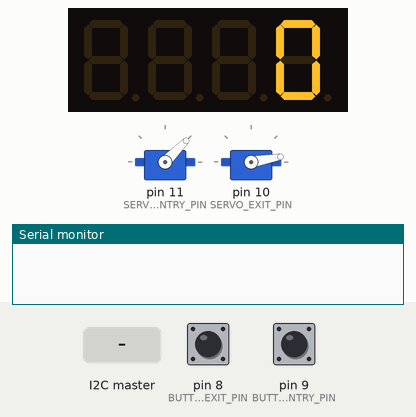
The program below on a simulated Arduino Micro, built with avr-gcc and run on an emulated ATmega32U4. Shown: 4-digit seven-segment display, 2 × servo, the last lines printed to the serial monitor. The test bench sets the inputs (shaded band); at power-on: pin 8 (BUTTON_EXIT_PIN) HIGH, pin 9 (BUTTON_ENTRY_PIN) HIGH.

Above: at 1.2 s.
1.3 s: the I2C master sends the byte 0
At 2.3 s:
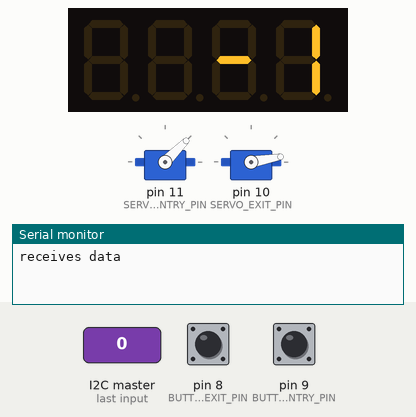
2.8 s: pin 8 (BUTTON_EXIT_PIN) pulled LOW for 0.15 s
At 4.0 s:
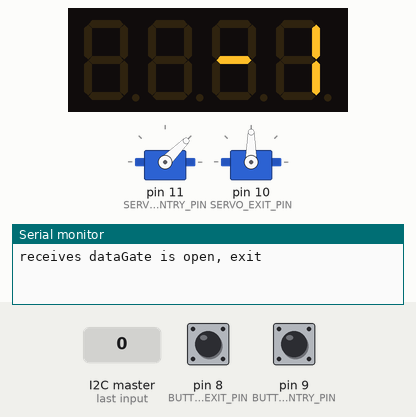
4.4 s: pin 9 (BUTTON_ENTRY_PIN) pulled LOW for 0.15 s
At 15.5 s:
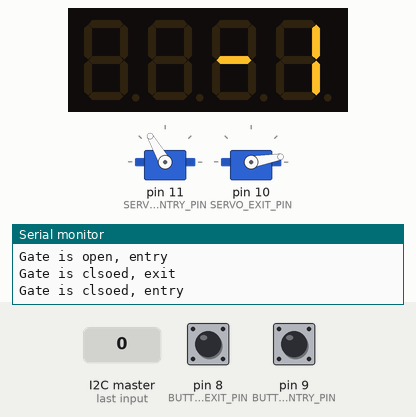
Timing chart, 0 to 15.9 s (numbered marks = the images above; inputs shaded):
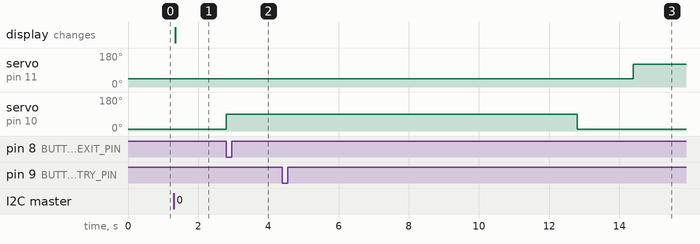

The program:

main.cpp
```cpp
#include <Arduino.h>
#include <Servo.h>
#include <Wire.h>
#include <TM1637Display.h>

// Functions
void checkGateStatus();
void receiveData(int byteCount);
void writeDisplay(int n);

// constants
const int SERVO_MAX_POS = 120;
const int SERVO_MIN_POS = 45;
const int SERVO_SPECIAL_MAX_POS = 90;
const int SERVO_SPECIAL_MIN_POS = 10;
const int MASTER_ADDRESS = 1;
const int ARDUINO_ADDRESS = 3;
const int SERVO_INTERVAL = 10000;

// Pins
const int SERVO_ENTRY_PIN = 11;
const int SERVO_EXIT_PIN = 10;
const int BUTTON_ENTRY_PIN = 9;
const int BUTTON_EXIT_PIN = 8;
const int DISPLAY_CLK_PIN = 7;
const int DISPLAY_DIO_PIN = 6;

Servo servoEntry;
Servo servoExit;
TM1637Display display(DISPLAY_CLK_PIN, DISPLAY_DIO_PIN);

unsigned long entryCheckTime = 0;
bool entryIsOpen = false;
unsigned long exitCheckTime = 0;
bool exitIsOpen = false;

void setup() {
  // init display
  display.setBrightness(0x0f);
  writeDisplay(0);
  // inits servos
  servoEntry.attach(SERVO_ENTRY_PIN);
  servoExit.attach(SERVO_EXIT_PIN);
  servoEntry.write(SERVO_MIN_POS);
  servoExit.write(SERVO_SPECIAL_MIN_POS);
  // sets buttons
  pinMode(BUTTON_ENTRY_PIN, INPUT_PULLUP);
  pinMode(BUTTON_EXIT_PIN, INPUT_PULLUP);
  // inits i2c
  Wire.begin(ARDUINO_ADDRESS);
  Wire.onReceive(receiveData);
  Serial.begin(9600);
}

void loop() {
  checkGateStatus();
}

void checkGateStatus() {
  unsigned long currentMillis = millis();
  // checks entry gate
  if (digitalRead(BUTTON_ENTRY_PIN) == LOW && entryIsOpen == false) {
    Serial.println("Gate is open, entry");
    servoEntry.write(SERVO_MIN_POS);
    entryCheckTime = currentMillis;
    entryIsOpen = true;
  }
  if (currentMillis - entryCheckTime >= SERVO_INTERVAL && entryIsOpen == true) {
    Serial.println("Gate is clsoed, entry");
    servoEntry.write(SERVO_MAX_POS);
    entryIsOpen = false;
  }

  // checks exit gate
  if (digitalRead(BUTTON_EXIT_PIN) == LOW && exitIsOpen == false) {
    Serial.println("Gate is open, exit");
    servoExit.write(SERVO_SPECIAL_MAX_POS);
    exitCheckTime = currentMillis;
    exitIsOpen = true;
  }
  if (currentMillis - exitCheckTime >= SERVO_INTERVAL && exitIsOpen == true) {
    Serial.println("Gate is clsoed, exit");
    servoExit.write(SERVO_SPECIAL_MIN_POS);
    exitIsOpen = false;
  }
}

void receiveData(int byteCount) {
  Serial.print("receives data");
  if (Wire.read() == 0) {
    int parkingCount = Wire.read();
    writeDisplay(parkingCount);
  }
}

void writeDisplay(int n) {
  display.showNumberDec(n, false);
}
```

Measured:
- after the input at 1.3 s, the display: changes at once (image 1)
- after the input at 2.8 s, servo on pin 10 (SERVO_EXIT_PIN): 10° → 90° at once
- after the input at 4.4 s, servo on pin 11 (SERVO_ENTRY_PIN): 45° → 120° after 10.0 s
